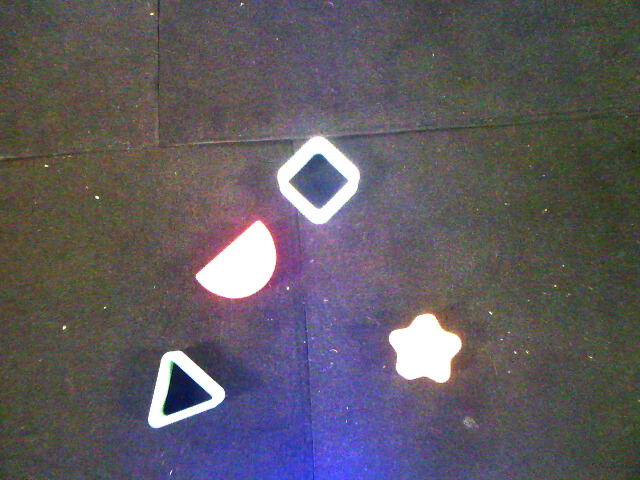
#> input picture AUTO4507/UR5eImage.jpg, 640 x 480 px
$ python im_processing.py
#> lines starting #> are read from the running program, lines starting #| are printed output that depends on the picture; after the words box and inside, x2 and y2 are one past the last pixel; in counts of white or black regions, pixels touching at a corner belong together
import cv2
import numpy as np

# Load image
image = cv2.imread("UR5eImage.jpg")
#> image is the input picture: shape (480, 640, 3); mean B, G, R 96.9, 90.1, 94.8
kernel = np.ones((5,5), np.float32) / 30
dst = cv2.filter2D(image, -1, kernel)
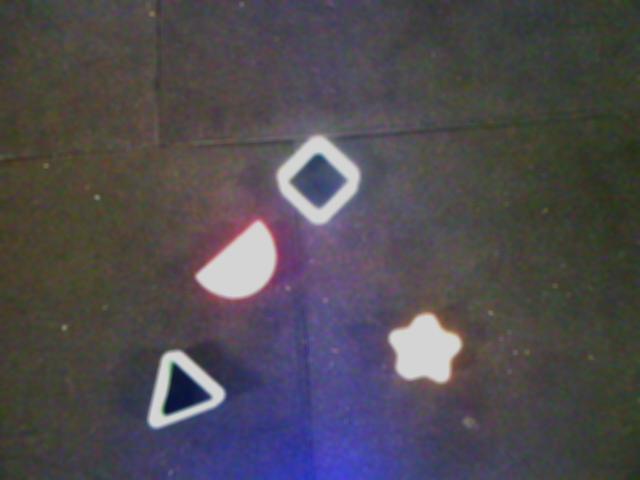
#> dst: shape (480, 640, 3); mean B, G, R 80.7, 75.1, 79

grey_image = cv2.cvtColor(dst, cv2.COLOR_BGR2GRAY)
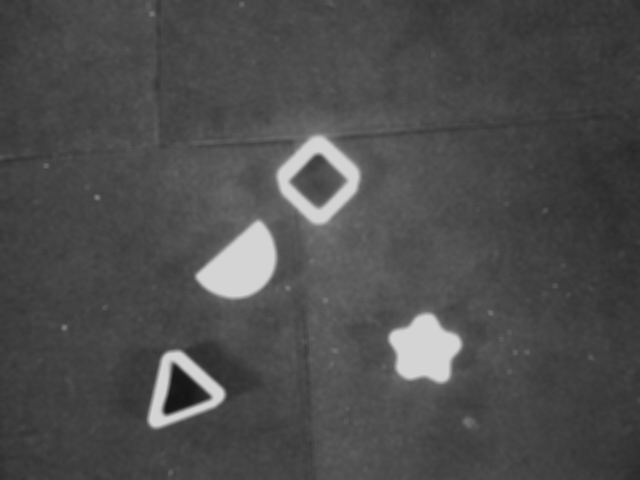
#> grey_image: shape (480, 640); min 20, max 212, mean 76.9

grey_image = cv2.GaussianBlur(grey_image, (5, 5), 0)

_, thresh = cv2.threshold(grey_image, 150, 255, cv2.THRESH_BINARY + cv2.THRESH_OTSU)
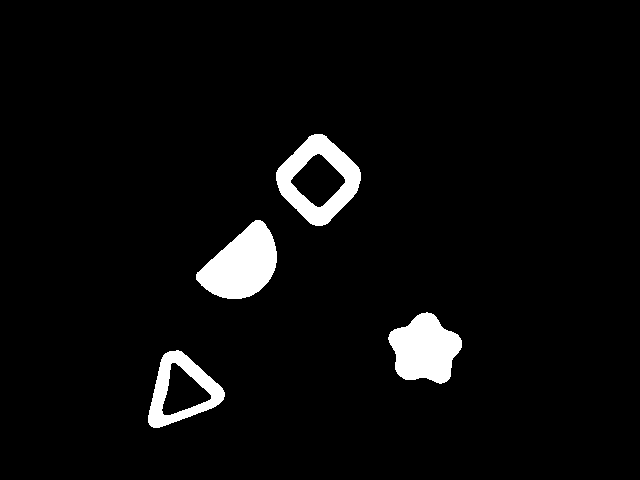
#> thresh: shape (480, 640); 4.4% white; 4 white regions, box (x1, y1, x2, y2) and area: (196, 220, 277, 299) 4007, (388, 312, 462, 384) 3583, (276, 134, 361, 226) 3448, (148, 350, 225, 428) 2328

thresh = cv2.medianBlur(thresh, 5)
#> thresh: shape (480, 640); 4.4% white; 4 white regions, box (x1, y1, x2, y2) and area: (196, 220, 277, 299) 4003, (388, 313, 462, 384) 3577, (276, 134, 361, 226) 3451, (148, 350, 225, 428) 2336
thresh = cv2.morphologyEx(thresh, cv2.MORPH_CLOSE, np.ones((5, 5), np.uint8))
#> thresh: shape (480, 640); 4.4% white; 4 white regions, box (x1, y1, x2, y2) and area: (196, 220, 277, 299) 4003, (388, 313, 462, 384) 3577, (276, 134, 361, 226) 3462, (148, 350, 225, 428) 2340

edged = cv2.Canny(thresh, 230, 255)
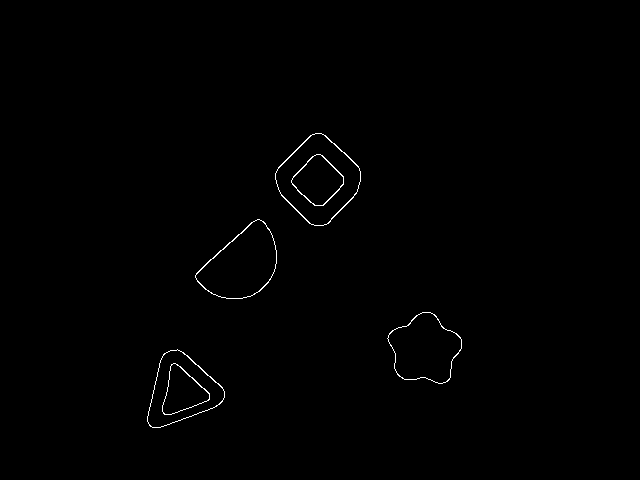
#> edged: shape (480, 640); 0.48% white in thin lines or dots, all inside (x1, y1, x2, y2) = (147, 133, 462, 428)

contours, hierarchy = cv2.findContours(edged, cv2.RETR_EXTERNAL, cv2.CHAIN_APPROX_SIMPLE)
#> contours = 4 contours; box (x1, y1, x2, y2) and area: (275, 133, 361, 226) 5160, (195, 219, 277, 299) 4018, (147, 349, 225, 428) 3744, (387, 312, 462, 384) 3586

for contour in contours:
    epsilon = 0.048 * cv2.arcLength(contour, True)
    approx = cv2.approxPolyDP(contour, epsilon, True)

    x, y, w, h = cv2.boundingRect(approx)

    if len(approx) == 3:
        shape_name = "Triangle"

    elif len(approx) == 4:
        shape_name = "Square"

    else:
        epsilon = 0.015 * cv2.arcLength(contour, True)
        approx = cv2.approxPolyDP(contour, epsilon, True)

        hull = cv2.convexHull(contour, returnPoints=False)
        hull = np.sort(hull)
        defects = cv2.convexityDefects(contour, hull)
        concave_defects = defects.shape[0]
        if concave_defects != 0 and len(approx) > 7:
            shape_name = "Star"
        else:
            shape_name = "Semicircle"
    M=cv2.moments(contour)
    cX = int(M["m10"] / M["m00"])
    cY = int(M["m01"] / M["m00"])
    print(f"Shape: {shape_name}, Position: {cX}, {cY}")
    cv2.drawContours(image, [approx], -1, (0, 255, 0), 3)
    cv2.putText(image, shape_name, (x, y - 10), cv2.FONT_HERSHEY_SIMPLEX, 0.5, (255, 0, 0), 2)
#> this loop made 4 passes
#> (x, y, w, h, shape_name, cX) on passes 1, 4: (152, 349, 73, 79, 'Square', 181), (275, 133, 86, 93, 'Square', 317)
#> (x, y, w, h, concave_defects, shape_name, cX) on passes 2 to 3: (389, 312, 73, 72, 16, 'Star', 424), (196, 221, 73, 78, 22, 'Star', 241)
#| Shape: Square, Position: 181, 390
#| Shape: Star, Position: 424, 348
#| Shape: Star, Position: 241, 264
#| Shape: Square, Position: 317, 179
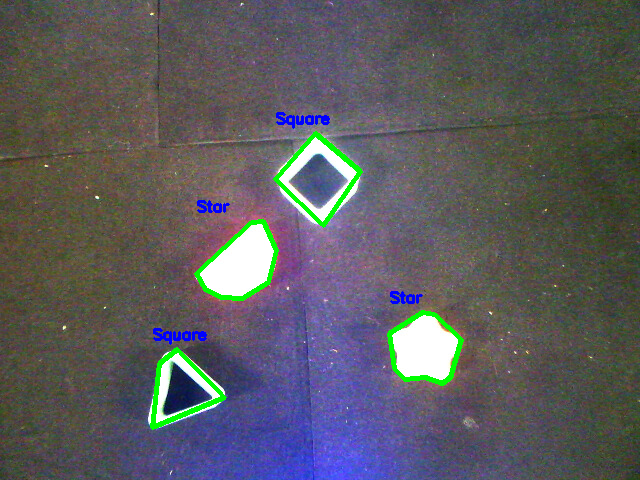
#> image: shape (480, 640, 3); 1.89% of pixels changed, all inside (x1, y1, x2, y2) = (150, 112, 464, 430)

cv2.imshow("Shape Detection", image)
print("Number of contours = " + str(len(contours)))
#| Number of contours = 4
cv2.waitKey(0)
cv2.destroyAllWindows()
cv2.waitKey(1)
